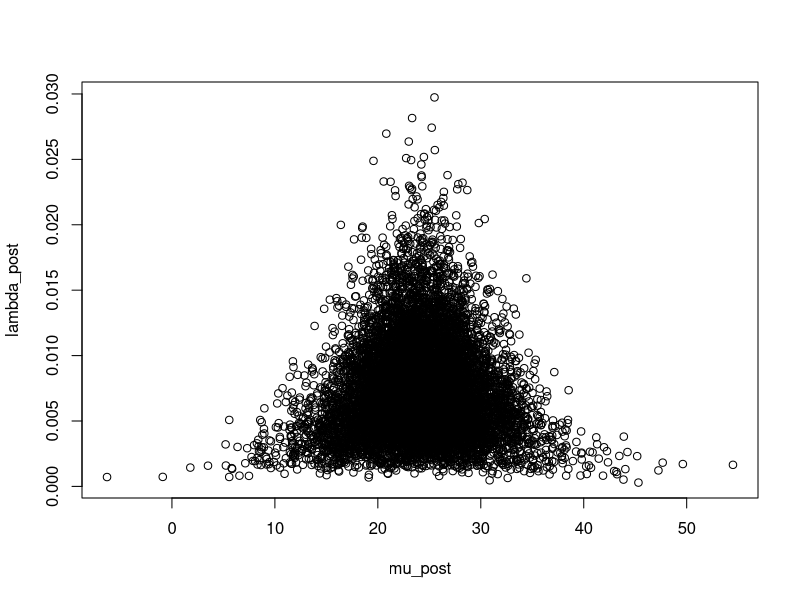
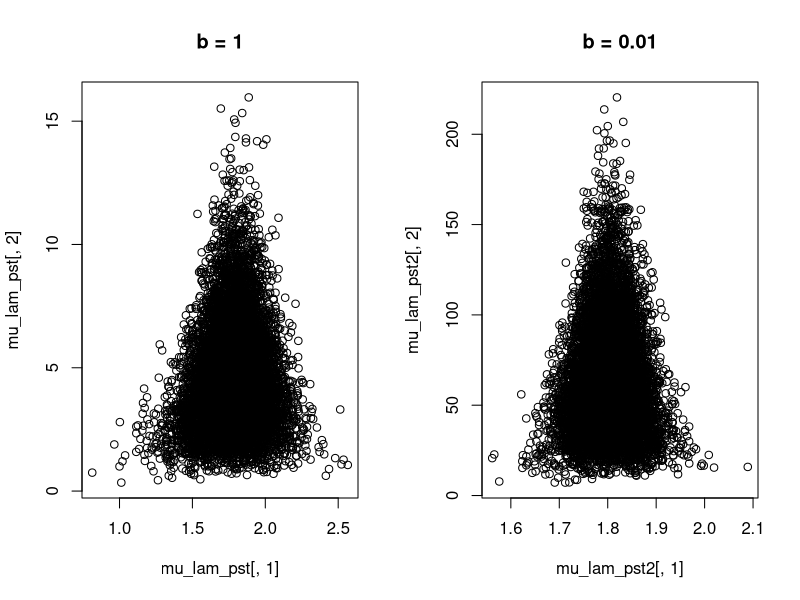
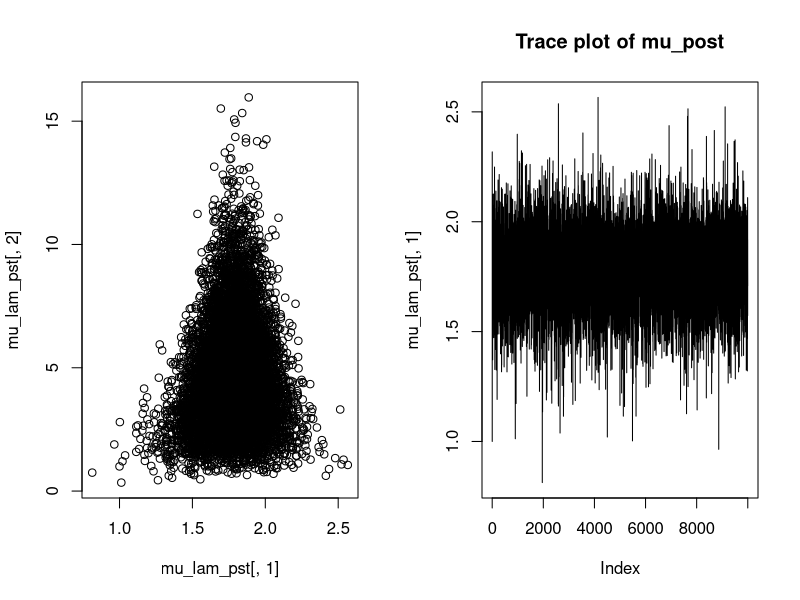
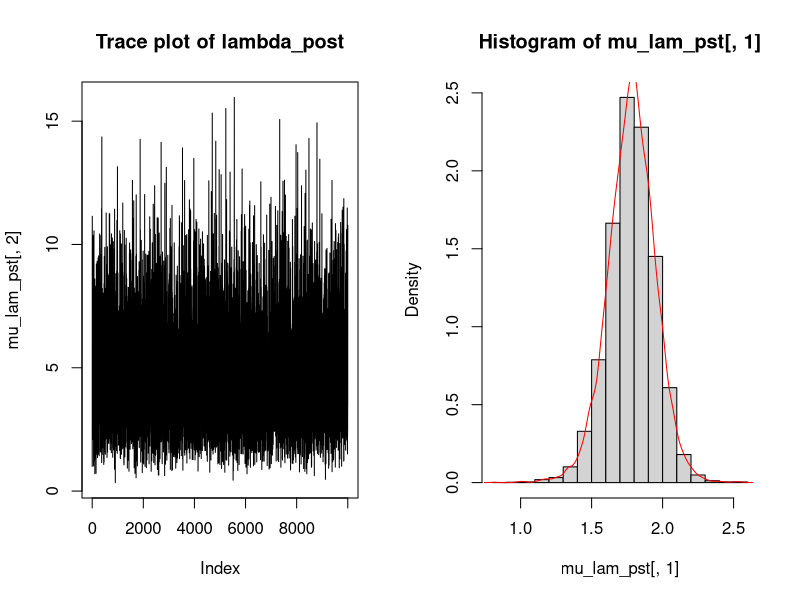
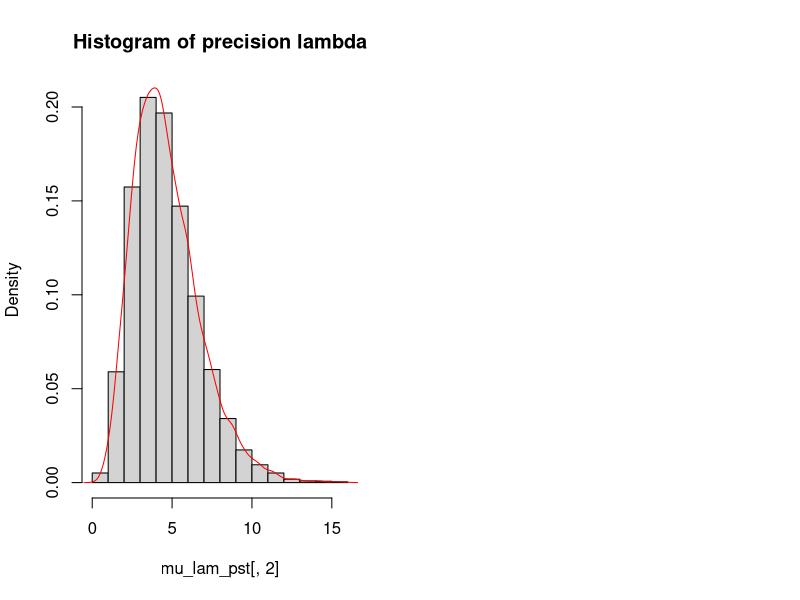

The R script that drew these images, in order:
#===================
# NormalGamma Model
#===================

# Data X1, X2, ..., Xn ~ N(mu, lambda^{-1})
  # mu, lambda unknown

# NormalGamma Model can be 
  # conjugate case: 
      # prior of mu and lambda is NormalGamma, 
        # (mu, lambda) ~  NormalGamma(m, c, a, b)

      # posterior mu and lambda is also Normal Gamma  
        # (mu, lambda | x1, ..., xn) ~ NormalGamma(M, C, A, B)
          # M = m * (c/c+n) + xbar * (n/c+n)  
          # C = c + n      //sample size used for estimating posterior mean mu|data
          # A = a + n/2   //posterior rate for lambda|data
          # B = b + 1/2 * sum(data_i - xbar)^2 + 1/2 (nc)/(n+c) (xbar - m)^2
            # = b + 1/2 * n * var(data) + 1/2 * (nc)/(n+c) (xbar - m)^2

  # semi-conjugate case:
    # pr


#----------------
# Conjugate case
#----------------
# given priors and data, 
  # return posteriors of parameters
  # by closed known form

priors = data.frame(m = 0, c = 1, a = 1/2, b = 50)

findPostPriors <- function(prior, data) {
  m = prior$m
  c = prior$c
  a = prior$a
  b = prior$b

  n = length(data)
  xbar = mean(data)
  s2 = var(data)
  
  #PostPar = NULL
  PostPar = data.frame(
    M = m * (c/(c + n)) + xbar * (n/(n + c)),
    C = c + n,
    A = a + n/2,
    B = b + 1/2 * (n - 1) * s2 + 1/2 * (n * c) / (n + c) * (xbar - m)
  )
  return(PostPar)
}

x <- c(18, 40, 15, 17, 20, 44, 38)
PostPars_post <- findPostPriors(prior = priors, data = x)
n.sims <- 1e4

# sample from posterior distribution of (mu, lambda | data)
  # 1. sample lambda ~ gamma(A, B)
  # 2. given lambda, sample mu|lambda ~ N(M, (C*lambda)^{-1})

lambda_post = rgamma(n.sims, shape = PostPars_post$A, rate = PostPars_post$B)
mu_post = sapply(sqrt((PostPars_post$C*lambda_post)^{-1}), rnorm, n = 1, mean = PostPars_post$M)

plot(mu_post, lambda_post)


mean(mu_post) # [1] 23.97186
mean(lambda_post) # [1] 0.007478751


#--------------------
# Semi-conjugate case
#--------------------
x <- c(18, 40, 15, 17, 20, 44, 38)
priors <- data.frame(mu_0 = 0, lam_0 = 1, a = 1/2, b = 50)
Semi_conj_Gibbs_post <- function(start.mu, start.lam, n.sim, priors, data) {
  
  print("This generates posterior of mu and lambda using Gibbs
        under semi-conjugate situation")
  
  Pars_post <- matrix(NA, nrow = n.sim, ncol = 2)
  Pars_post[1, ] <- c(start.mu, start.lam)
  
  mu_0 <- priors$mu_0
  lam_0 <- priors$lam_0
  a <- priors$a
  b <- priors$b
  
  xbar <- mean(data)
  S2 <- var(data)
  n <- length(data)
  
  for(i in 2:n.sim) {
    # sample from full conditional of mu
    mu_n <- mu_0 * lam_0 / (lam_0 + n * Pars_post[i-1, 2]) + 
      xbar * n * Pars_post[i-1, 2] / (n * Pars_post[i-1, 2] + lam_0)
    
    sd_n <- sqrt((lam_0 + n * Pars_post[i-1, 2])^{-1})
    Pars_post[i, 1] <- rnorm(1, mean = mu_n, sd = sd_n)
    
    # sample from full conditional of lam
    A = a + n/2
    B = 1/2 * ((n-1) * S2 + n * (xbar - Pars_post[i, 1])^2 + 2*b)
    Pars_post[i, 2] <- rgamma(1, shape = A, rate = B)
  }
  return(Pars_post)
}

semi_post <- Semi_conj_Gibbs_post(start.mu = 1, start.lam = 1, 
                                  priors = priors, 
                                  n.sim = 1e4, data = x)

head(semi_post)
mu_post <- semi_post[, 1]
lam_post <- semi_post[, 2]

mean(mu_post) # [1] 0.2356989
mean(lam_post) # [1] 0.001388827


priors2 <- data.frame(mu_0 = 0, lam_0 = 1, a = 1/2, b = 10)
semi_post2 <- Semi_conj_Gibbs_post(start.mu = 1, start.lam = 1, priors = priors2,
                     n.sim = 1e4, data = x)

mean(semi_post2[, 1]) # [1] 0.2598341
mean(semi_post2[, 2]) # [1] 0.001402335


priors3 <- data.frame(mu_0 = 0, lam_0 = 1, a = 1/2, b = 1)
semi_post3 <- Semi_conj_Gibbs_post(start.mu = 1, start.lam = 1, priors = priors3,
                                   n.sim = 1e4, data = x)

mean(semi_post3[, 1]) # [1] 0.2502062
mean(semi_post3[, 2]) # [1] 0.0014111



## data in Hoff P94
y <- c( 1.64, 1.70, 1.72, 1.74, 1.82, 1.82, 1.82, 1.90, 2.08)
mean(y) # [1] 1.804444
var(y) # [1] 0.01687778 sigma^2
sqrt(var(y)) # [1] 0.1299145
1/var(y) # [1] 59.24951  lambda = 1/sigma^2
# for prior parameter of lambda
  # E[lamda] = a/b ~= 60
  # so if a set to 1, b ~= 1/60
# 1/60 = [1] 0.01666667

priors <- data.frame(mu_0 = 1, lam_0 = 1, a = 1, b = 1)
mu_lam_pst <- Semi_conj_Gibbs_post(start.mu = 1, start.lam = 1, n.sim = 1e4, 
                     priors = priors, data = y)

head(mu_lam_pst)
mean(mu_lam_pst[, 1]) # [1] 1.760803
mean(mu_lam_pst[, 2]) # [1] 2.422582 precision on average
1/mean(mu_lam_pst[, 2]) # [1] 0.4123006 var on average


priors2 <- data.frame(mu_0 = 1, lam_0 = 1, a = 1, b = 0.01)
mu_lam_pst2 <- Semi_conj_Gibbs_post(start.mu = mean(y), start.lam = 1/var(y), n.sim = 1e4, 
                                   priors = priors2, data = y)

mean(mu_lam_pst2[, 1]) # [1] 1.801969
mean(mu_lam_pst2[, 2]) # [1] 64.47763


#--------------------------
# Compare b = 1 vs b = 0.01
#--------------------------

par(mfrow = c(1, 2))
plot(mu_lam_pst[, 1], mu_lam_pst[, 2], main = "b = 1")
plot(mu_lam_pst2[, 1], mu_lam_pst2[, 2], main = "b = 0.01")

# conclusion: how to set rate parameter in gamma distri for precison lambda
  # y <- c( 1.64, 1.70, 1.72, 1.74, 1.82, 1.82, 1.82, 1.90, 2.08)
  # var(y) = sigma^2 = 1/lambda =  [1] 0.01687778
  # lambda on average shall be 1/0.01687778 ~= 60
  # by formula, E[lambda] = a/b
    # so if set a = 1, b ~= 1/60 ~= 0.016


#----------
# plots
#----------
plot(mu_lam_pst[, 1], mu_lam_pst[, 2])

# trace plots
plot(mu_lam_pst[, 1], type = "l", main = "Trace plot of mu_post")
plot(mu_lam_pst[, 2], type = "l", main = "Trace plot of lambda_post")


hist(mu_lam_pst[, 1], probability = T)
lines(density(mu_lam_pst[, 1]), col = "red")

hist(mu_lam_pst[, 2], probability = T, 
     main = "Histogram of precision lambda")
lines(density(mu_lam_pst[, 2]), col = "red")


#--------------------------------------
# empirical quantiles of Gibbs samples
#--------------------------------------

## b = 1
# quantile for mu_post
quantile(mu_lam_pst[, 1], c(.025, .5, .975))
#     2.5%      50%    97.5% 
# 1.286193 1.764634 2.218488 

# quantile for lambda_post
quantile(mu_lam_pst[, 2], c(.025, .5, .975))
#      2.5%       50%     97.5% 
#   1.516578 4.338744 9.521027 

# CI for population standard deviation
quantile(sqrt(mu_lam_pst[, 2]^{-1}), c(.025, .5, .975))
#   2.5%       50%     97.5% 
# 0.3240844 0.4800849 0.8120215 


## b = 0.01
quantile(mu_lam_pst2[, 1], c(.025, .5, .975))
#    2.5%      50%    97.5% 
# 1.707953 1.803137 1.895942

quantile(mu_lam_pst2[, 2], c(.025, .5, .975))
#      2.5%       50%     97.5% 
# 20.45162  60.17795 133.14719 

quantile(sqrt(mu_lam_pst2[, 2]^{-1}), c(.025, .5, .975))
#      2.5%        50%      97.5% 
# 0.08666306 0.12890842 0.22112416 
# sqrt(var(y)) # [1] 0.1299145


